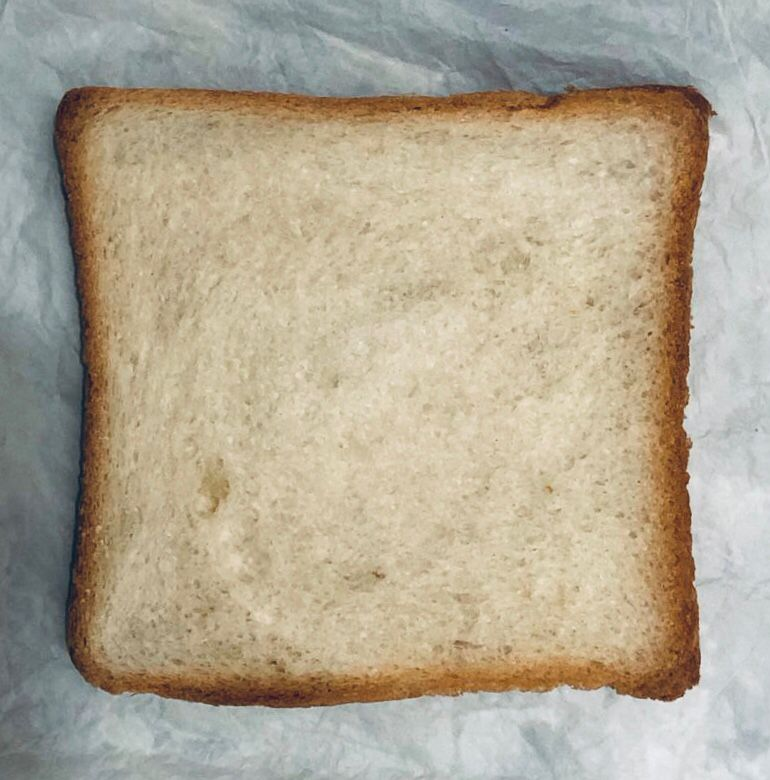
#> input picture Project/Day01.jpeg, 770 x 780 px
$ jupyter execute 'Day01 CannyEdge.ipynb'
#> lines starting #> are read from the running program, lines starting #| are printed output that depends on the picture; after the words box and inside, x2 and y2 are one past the last pixel; in counts of white or black regions, pixels touching at a corner belong together
[cell 1]
#canny edge detection

import cv2

# Load the image
image_path = 'Day01.jpeg'
image = cv2.imread('Day01.jpeg')
#> image is the input picture: shape (780, 770, 3); mean B, G, R 147.7, 167.7, 177.7

# Check if the image was loaded successfully
if image is None:
    print(f"Error: Unable to load image at {image_path}")
else:
    # Convert the image to grayscale
    gray_image = cv2.cvtColor(image, cv2.COLOR_BGR2GRAY)
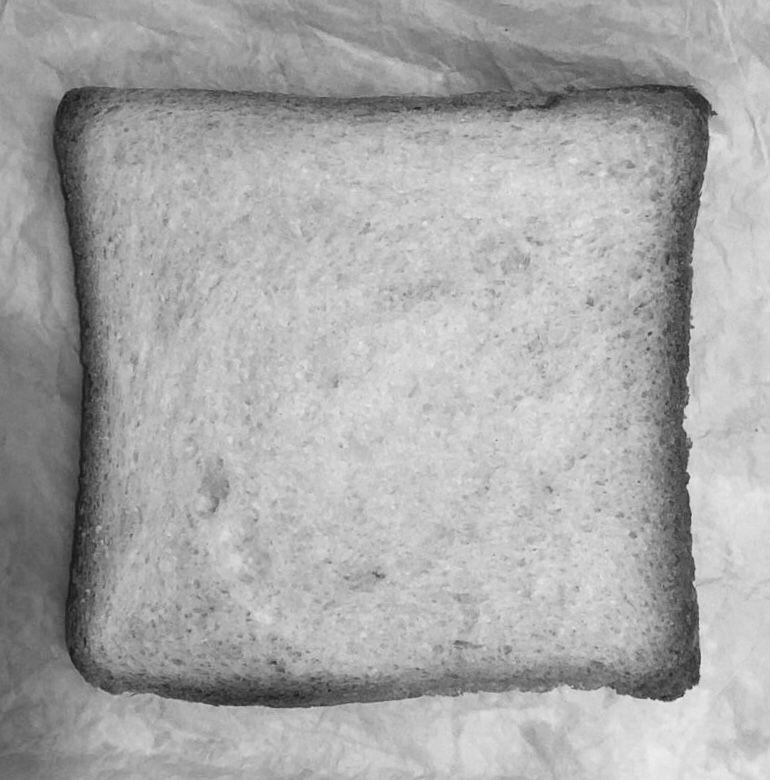
#> gray_image: shape (780, 770); min 22, max 237, mean 168.4

    # Apply Canny edge detector
    # The parameters 100 and 200 are the low and high threshold values,

edges = cv2.Canny(gray_image, 100, 200)
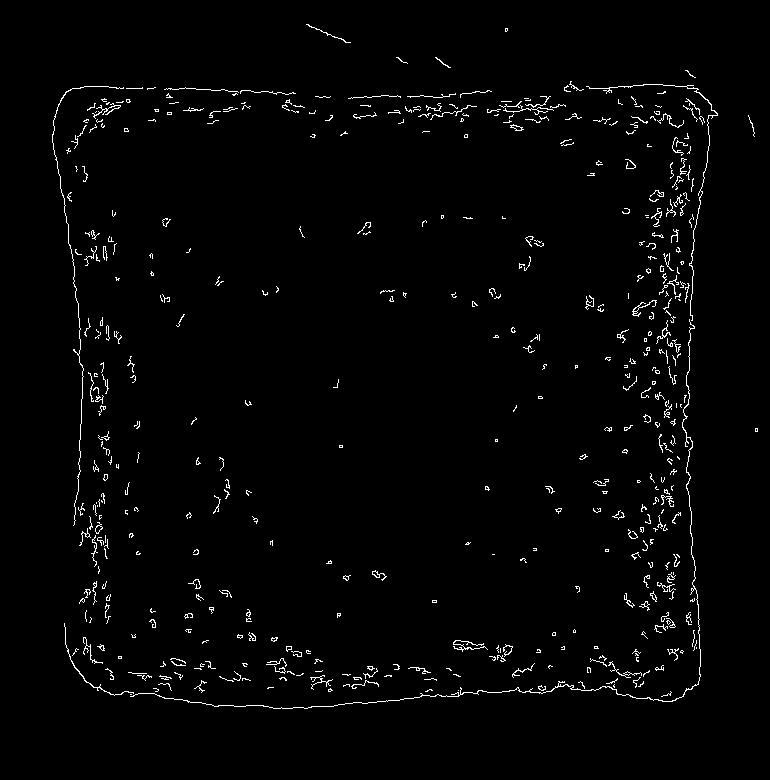
#> edges: shape (780, 770); 1.9% white in thin lines or dots, all inside (x1, y1, x2, y2) = (52, 24, 758, 709)

    # Display the original and edge-detected images
cv2.imshow('Original Image', image)
cv2.imshow('Canny Edge Detection', edges)

cv2.waitKey(0)
cv2.destroyAllWindows()

$ run again, with Project/Day02.jpeg copied over Project/Day01.jpeg
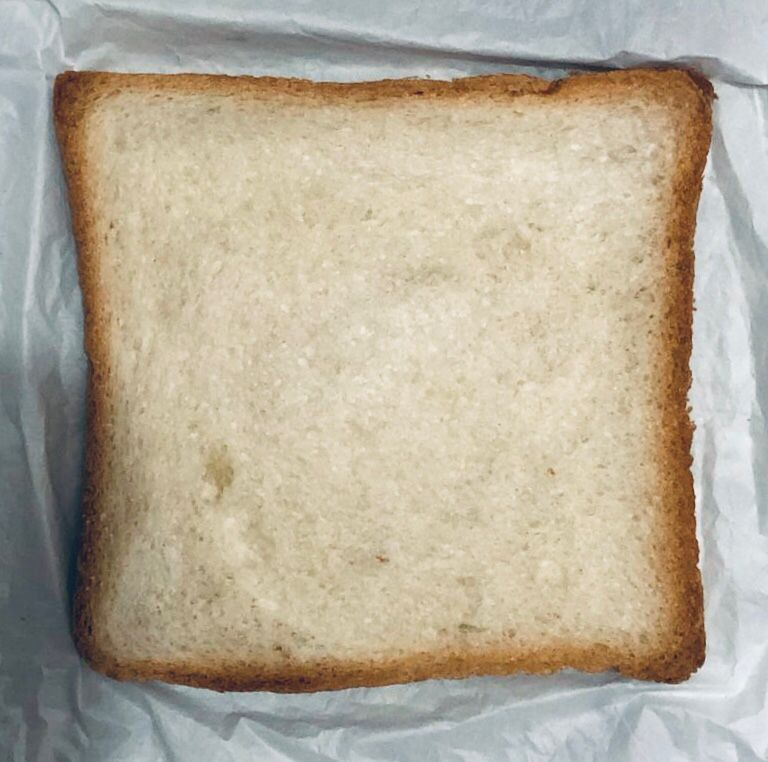
#> input picture Project/Day02.jpeg, 768 x 762 px
#> image is the input picture: shape (762, 768, 3); mean B, G, R 153.9, 172.3, 181.9
#> `gray_image = cv2.cvtColor(image, cv2.COLOR_BGR2GRAY)`:
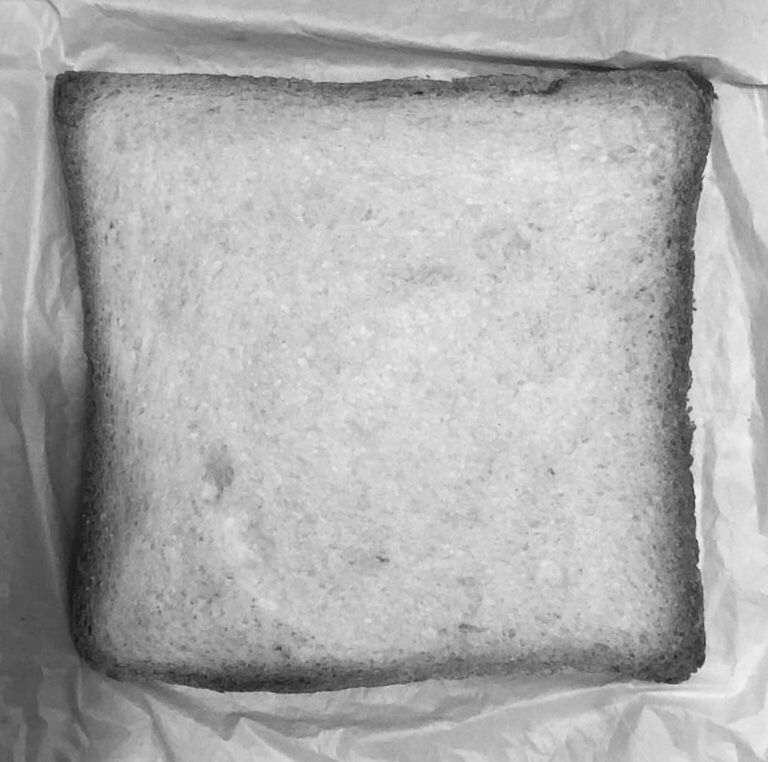
#> gray_image: shape (762, 768); min 19, max 244, mean 173.1
#> `edges = cv2.Canny(gray_image, 100, 200)`:
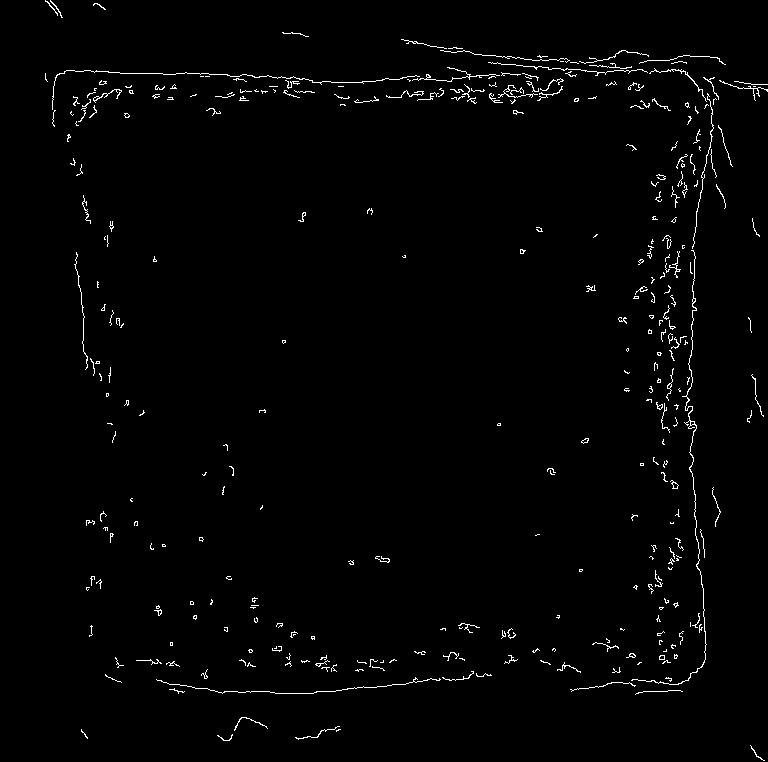
#> edges: shape (762, 768); 1.4% white in thin lines or dots

$ run again, with Project/Day03.jpeg copied over Project/Day01.jpeg
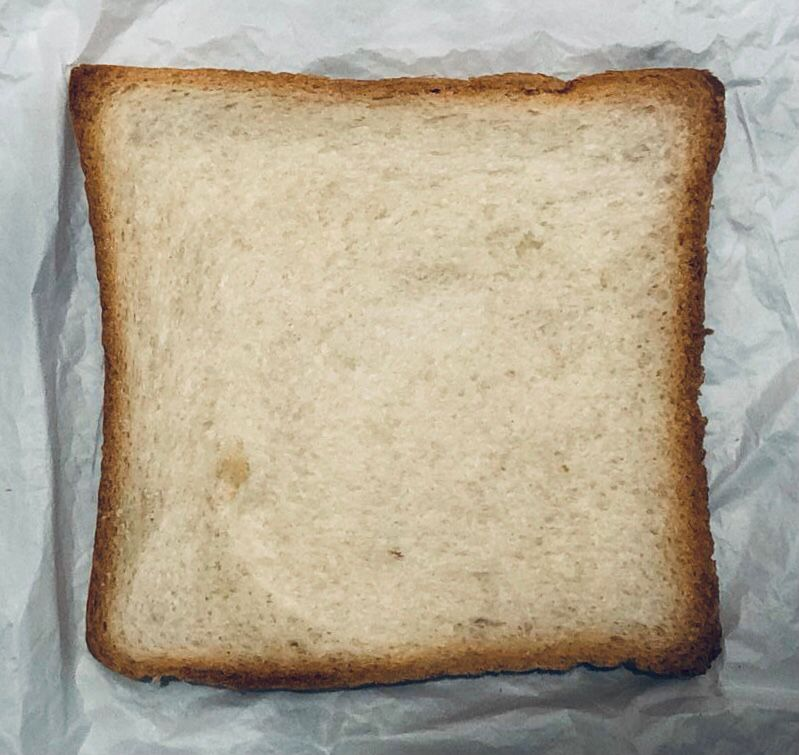
#> input picture Project/Day03.jpeg, 799 x 755 px
#> image is the input picture: shape (755, 799, 3); mean B, G, R 148.3, 167.6, 177.9
#> `gray_image = cv2.cvtColor(image, cv2.COLOR_BGR2GRAY)`:
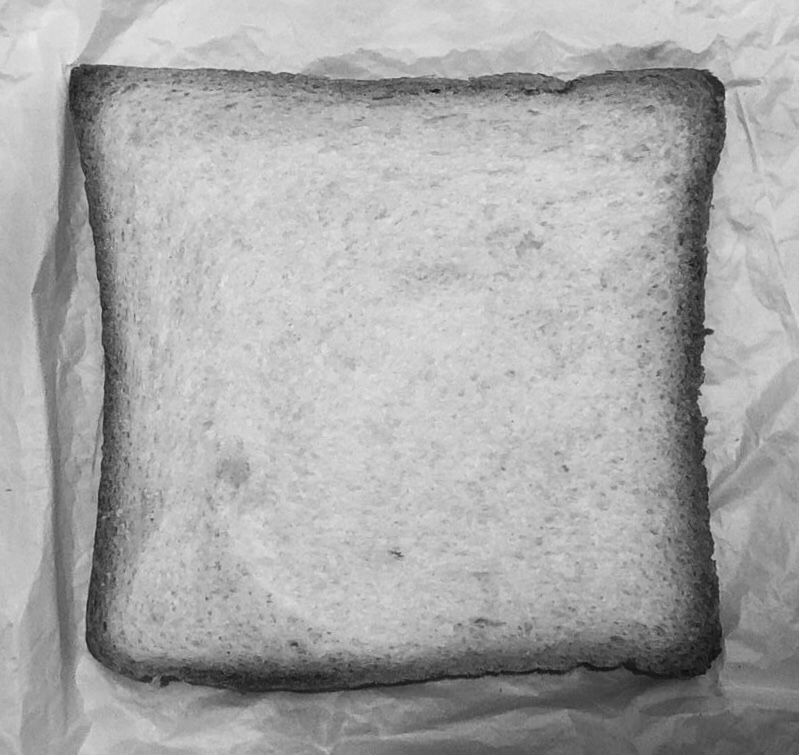
#> gray_image: shape (755, 799); min 10, max 237, mean 168.5
#> `edges = cv2.Canny(gray_image, 100, 200)`:
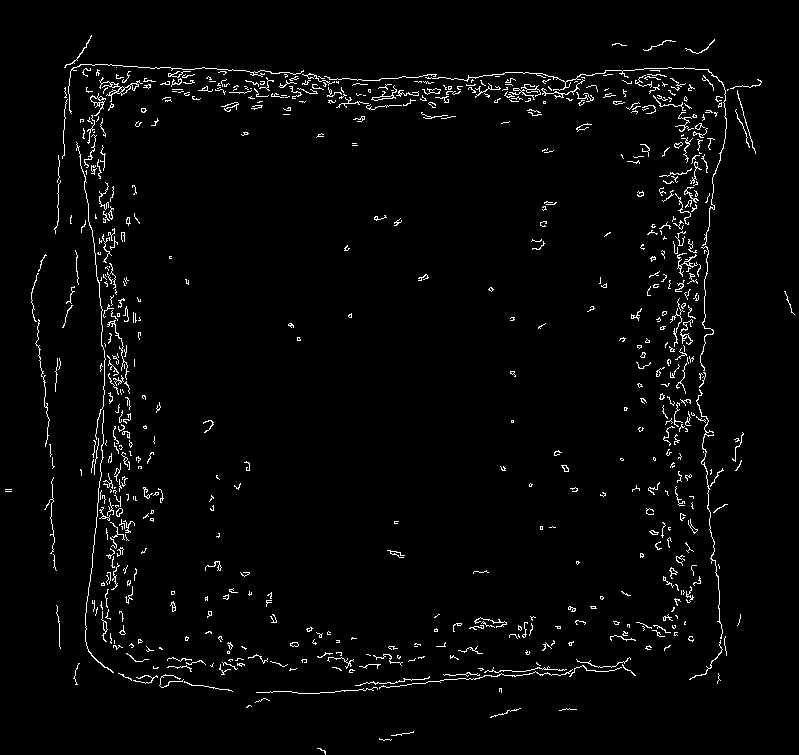
#> edges: shape (755, 799); 2.6% white in thin lines or dots
